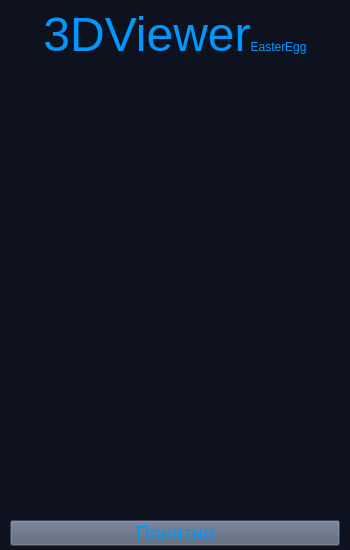
<?xml version="1.0" encoding="UTF-8"?>
<ui version="4.0">
 <class>EasterEggs</class>
 <widget class="QWidget" name="EasterEggs">
  <property name="geometry">
   <rect>
    <x>0</x>
    <y>0</y>
    <width>350</width>
    <height>550</height>
   </rect>
  </property>
  <property name="minimumSize">
   <size>
    <width>350</width>
    <height>550</height>
   </size>
  </property>
  <property name="maximumSize">
   <size>
    <width>350</width>
    <height>550</height>
   </size>
  </property>
  <property name="windowTitle">
   <string>Form</string>
  </property>
  <property name="styleSheet">
   <string notr="true">background-color: rgb(14,18,31);</string>
  </property>
  <widget class="QPushButton" name="pushButton_return">
   <property name="geometry">
    <rect>
     <x>10</x>
     <y>520</y>
     <width>330</width>
     <height>26</height>
    </rect>
   </property>
   <property name="styleSheet">
    <string notr="true">background-color: rgb(83, 95, 117);
color: rgb(0, 150, 255);
font-size: 20px;</string>
   </property>
   <property name="text">
    <string>Понятно</string>
   </property>
  </widget>
  <widget class="QLabel" name="label_const">
   <property name="geometry">
    <rect>
     <x>0</x>
     <y>0</y>
     <width>350</width>
     <height>70</height>
    </rect>
   </property>
   <property name="styleSheet">
    <string notr="true">color: rgb(0, 150, 255);</string>
   </property>
   <property name="text">
    <string>&lt;html&gt;&lt;head/&gt;&lt;body&gt;&lt;p&gt;&lt;span style=&quot; font-size:36pt;&quot;&gt;3DViewer&lt;/span&gt;&lt;span style=&quot; font-size:9pt;&quot;&gt;EasterEgg&lt;/span&gt;&lt;/p&gt;&lt;/body&gt;&lt;/html&gt;</string>
   </property>
   <property name="alignment">
    <set>Qt::AlignCenter</set>
   </property>
  </widget>
  <widget class="QLabel" name="label_bratva">
   <property name="geometry">
    <rect>
     <x>0</x>
     <y>70</y>
     <width>350</width>
     <height>450</height>
    </rect>
   </property>
   <property name="minimumSize">
    <size>
     <width>350</width>
     <height>450</height>
    </size>
   </property>
   <property name="maximumSize">
    <size>
     <width>350</width>
     <height>450</height>
    </size>
   </property>
   <property name="text">
    <string/>
   </property>
  </widget>
 </widget>
 <resources/>
 <connections/>
</ui>
